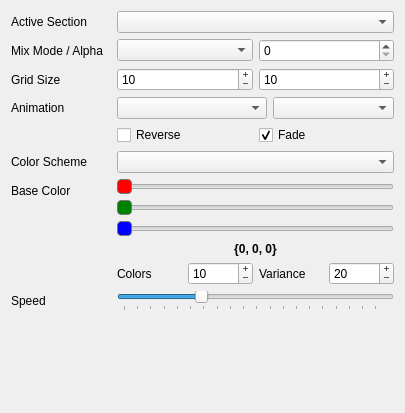
<?xml version="1.0" encoding="UTF-8"?>
<ui version="4.0">
 <class>MaestroControl</class>
 <widget class="QWidget" name="MaestroControl">
  <property name="geometry">
   <rect>
    <x>0</x>
    <y>0</y>
    <width>405</width>
    <height>413</height>
   </rect>
  </property>
  <property name="sizePolicy">
   <sizepolicy hsizetype="Ignored" vsizetype="Ignored">
    <horstretch>0</horstretch>
    <verstretch>0</verstretch>
   </sizepolicy>
  </property>
  <property name="minimumSize">
   <size>
    <width>405</width>
    <height>0</height>
   </size>
  </property>
  <property name="windowTitle">
   <string>Form</string>
  </property>
  <layout class="QGridLayout" name="gridLayout_2">
   <item row="0" column="0">
    <layout class="QFormLayout" name="controlLayout">
     <item row="0" column="0">
      <widget class="QLabel" name="sectionSelectLabel">
       <property name="text">
        <string>Active Section</string>
       </property>
      </widget>
     </item>
     <item row="0" column="1">
      <layout class="QHBoxLayout" name="sectionSelectLayout">
       <item>
        <widget class="QComboBox" name="sectionComboBox"/>
       </item>
      </layout>
     </item>
     <item row="1" column="0">
      <widget class="QLabel" name="mixModeLabel">
       <property name="text">
        <string>Mix Mode / Alpha</string>
       </property>
      </widget>
     </item>
     <item row="1" column="1">
      <layout class="QHBoxLayout" name="overlayLayout">
       <item>
        <widget class="QComboBox" name="mix_modeComboBox"/>
       </item>
       <item>
        <widget class="QSpinBox" name="alphaSpinBox">
         <property name="maximum">
          <number>255</number>
         </property>
        </widget>
       </item>
      </layout>
     </item>
     <item row="2" column="0">
      <widget class="QLabel" name="gridSizeLabel">
       <property name="text">
        <string>Grid Size</string>
       </property>
      </widget>
     </item>
     <item row="2" column="1">
      <layout class="QHBoxLayout" name="sectionOptionsLayout">
       <item>
        <widget class="QSpinBox" name="rowsSpinBox">
         <property name="frame">
          <bool>true</bool>
         </property>
         <property name="buttonSymbols">
          <enum>QAbstractSpinBox::PlusMinus</enum>
         </property>
         <property name="minimum">
          <number>1</number>
         </property>
         <property name="maximum">
          <number>255</number>
         </property>
         <property name="value">
          <number>10</number>
         </property>
        </widget>
       </item>
       <item>
        <widget class="QSpinBox" name="columnsSpinBox">
         <property name="buttonSymbols">
          <enum>QAbstractSpinBox::PlusMinus</enum>
         </property>
         <property name="minimum">
          <number>1</number>
         </property>
         <property name="maximum">
          <number>255</number>
         </property>
         <property name="value">
          <number>10</number>
         </property>
        </widget>
       </item>
      </layout>
     </item>
     <item row="5" column="1">
      <layout class="QHBoxLayout" name="animationOptionsLayout">
       <item>
        <widget class="QCheckBox" name="reverse_animationCheckBox">
         <property name="text">
          <string>Reverse</string>
         </property>
        </widget>
       </item>
       <item>
        <widget class="QCheckBox" name="fadeCheckBox">
         <property name="text">
          <string>Fade</string>
         </property>
         <property name="checked">
          <bool>true</bool>
         </property>
        </widget>
       </item>
      </layout>
     </item>
     <item row="7" column="0">
      <widget class="QLabel" name="colorLabel">
       <property name="minimumSize">
        <size>
         <width>100</width>
         <height>0</height>
        </size>
       </property>
       <property name="text">
        <string>Color Scheme</string>
       </property>
      </widget>
     </item>
     <item row="7" column="1">
      <widget class="QComboBox" name="colorComboBox">
       <property name="minimumSize">
        <size>
         <width>150</width>
         <height>0</height>
        </size>
       </property>
       <property name="currentText">
        <string/>
       </property>
       <property name="sizeAdjustPolicy">
        <enum>QComboBox::AdjustToContents</enum>
       </property>
      </widget>
     </item>
     <item row="8" column="0">
      <widget class="QLabel" name="baseColorLabel">
       <property name="text">
        <string>Base Color</string>
       </property>
      </widget>
     </item>
     <item row="8" column="1">
      <layout class="QVBoxLayout" name="customColorLayout">
       <item>
        <layout class="QVBoxLayout" name="verticalLayout">
         <item>
          <widget class="QSlider" name="redSlider">
           <property name="styleSheet">
            <string notr="true">QSlider::handle:horizontal {
background-color: red;
border: 1px solid #777;
width: 13px;
border-radius: 4px;
}</string>
           </property>
           <property name="maximum">
            <number>255</number>
           </property>
           <property name="sliderPosition">
            <number>0</number>
           </property>
           <property name="orientation">
            <enum>Qt::Horizontal</enum>
           </property>
           <property name="tickPosition">
            <enum>QSlider::NoTicks</enum>
           </property>
           <property name="tickInterval">
            <number>5</number>
           </property>
          </widget>
         </item>
         <item>
          <widget class="QSlider" name="greenSlider">
           <property name="styleSheet">
            <string notr="true">QSlider::handle:horizontal {
background-color: green;
border: 1px solid #777;
width: 13px;
border-radius: 4px;
}</string>
           </property>
           <property name="maximum">
            <number>255</number>
           </property>
           <property name="sliderPosition">
            <number>0</number>
           </property>
           <property name="orientation">
            <enum>Qt::Horizontal</enum>
           </property>
           <property name="tickInterval">
            <number>5</number>
           </property>
          </widget>
         </item>
         <item>
          <widget class="QSlider" name="blueSlider">
           <property name="styleSheet">
            <string notr="true">QSlider::handle:horizontal {
background-color: blue;
border: 1px solid #777;
width: 13px;
border-radius: 4px;
}</string>
           </property>
           <property name="maximum">
            <number>255</number>
           </property>
           <property name="orientation">
            <enum>Qt::Horizontal</enum>
           </property>
           <property name="tickInterval">
            <number>5</number>
           </property>
          </widget>
         </item>
         <item>
          <widget class="QLabel" name="baseColorPreviewLabel">
           <property name="text">
            <string>&lt;html&gt;&lt;head/&gt;&lt;body&gt;&lt;p&gt;&lt;span style=&quot; font-weight:600;&quot;&gt;{0, 0, 0}&lt;/span&gt;&lt;/p&gt;&lt;/body&gt;&lt;/html&gt;</string>
           </property>
           <property name="alignment">
            <set>Qt::AlignCenter</set>
           </property>
          </widget>
         </item>
        </layout>
       </item>
       <item>
        <layout class="QHBoxLayout" name="horizontalLayout">
         <item>
          <widget class="QLabel" name="num_colorsLabel">
           <property name="minimumSize">
            <size>
             <width>50</width>
             <height>0</height>
            </size>
           </property>
           <property name="text">
            <string>Colors</string>
           </property>
          </widget>
         </item>
         <item>
          <widget class="QSpinBox" name="num_colorsSpinBox">
           <property name="readOnly">
            <bool>false</bool>
           </property>
           <property name="buttonSymbols">
            <enum>QAbstractSpinBox::PlusMinus</enum>
           </property>
           <property name="minimum">
            <number>1</number>
           </property>
           <property name="value">
            <number>10</number>
           </property>
          </widget>
         </item>
         <item>
          <widget class="QLabel" name="thresholdLabel">
           <property name="minimumSize">
            <size>
             <width>50</width>
             <height>0</height>
            </size>
           </property>
           <property name="text">
            <string>Variance</string>
           </property>
          </widget>
         </item>
         <item>
          <widget class="QSpinBox" name="thresholdSpinBox">
           <property name="buttonSymbols">
            <enum>QAbstractSpinBox::PlusMinus</enum>
           </property>
           <property name="minimum">
            <number>1</number>
           </property>
           <property name="maximum">
            <number>255</number>
           </property>
           <property name="singleStep">
            <number>5</number>
           </property>
           <property name="value">
            <number>20</number>
           </property>
          </widget>
         </item>
        </layout>
       </item>
      </layout>
     </item>
     <item row="9" column="0">
      <widget class="QLabel" name="cycleLabel">
       <property name="minimumSize">
        <size>
         <width>100</width>
         <height>0</height>
        </size>
       </property>
       <property name="text">
        <string>Speed</string>
       </property>
      </widget>
     </item>
     <item row="9" column="1">
      <widget class="QSlider" name="cycleSlider">
       <property name="minimum">
        <number>10</number>
       </property>
       <property name="maximum">
        <number>1000</number>
       </property>
       <property name="singleStep">
        <number>5</number>
       </property>
       <property name="value">
        <number>300</number>
       </property>
       <property name="orientation">
        <enum>Qt::Horizontal</enum>
       </property>
       <property name="invertedAppearance">
        <bool>false</bool>
       </property>
       <property name="invertedControls">
        <bool>false</bool>
       </property>
       <property name="tickPosition">
        <enum>QSlider::TicksBelow</enum>
       </property>
       <property name="tickInterval">
        <number>50</number>
       </property>
      </widget>
     </item>
     <item row="3" column="0">
      <widget class="QLabel" name="animationLabel">
       <property name="minimumSize">
        <size>
         <width>100</width>
         <height>0</height>
        </size>
       </property>
       <property name="text">
        <string>Animation</string>
       </property>
      </widget>
     </item>
     <item row="3" column="1">
      <layout class="QHBoxLayout" name="animationLayout">
       <item>
        <widget class="QComboBox" name="animationComboBox">
         <property name="minimumSize">
          <size>
           <width>150</width>
           <height>0</height>
          </size>
         </property>
        </widget>
       </item>
       <item>
        <widget class="QComboBox" name="orientationComboBox"/>
       </item>
      </layout>
     </item>
    </layout>
   </item>
   <item row="0" column="1">
    <layout class="QHBoxLayout" name="extraControlsLayout"/>
   </item>
  </layout>
 </widget>
 <resources/>
 <connections/>
</ui>
